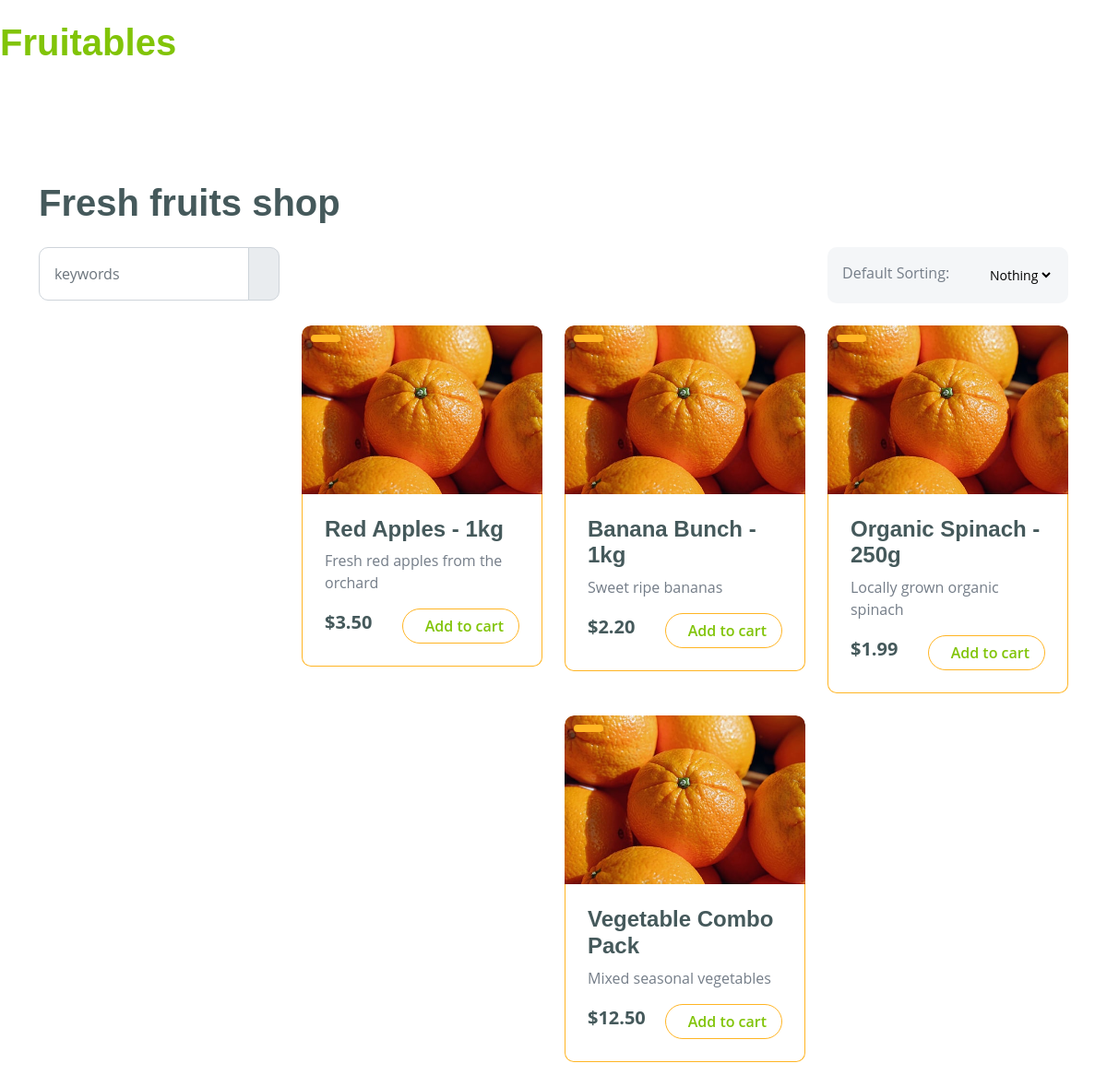
The page /shop.php on the database its author committed.
### tables this page shows
CREATE TABLE IF NOT EXISTS `products` (
  `product_id` INT UNSIGNED NOT NULL AUTO_INCREMENT,
  `name` VARCHAR(255) NOT NULL,
  `description` TEXT,
  `category_id` INT UNSIGNED DEFAULT NULL,
  `price` DECIMAL(10,2) NOT NULL DEFAULT 0.00,
  `stock_quantity` INT NOT NULL DEFAULT 0,
  `image_path` VARCHAR(255) DEFAULT NULL,
  `status` ENUM('active','inactive') NOT NULL DEFAULT 'active',
  `created_at` TIMESTAMP NOT NULL DEFAULT CURRENT_TIMESTAMP,
  `updated_at` TIMESTAMP NULL DEFAULT NULL ON UPDATE CURRENT_TIMESTAMP,
  PRIMARY KEY (`product_id`),
  INDEX `idx_name` (`name`),
  INDEX `idx_category` (`category_id`),
  INDEX `idx_status` (`status`),
  CONSTRAINT `fk_products_category` FOREIGN KEY (`category_id`) REFERENCES `categories`(`category_id`) ON DELETE SET NULL ON UPDATE CASCADE
);

### shop.php (the view, shortened to what this page needs)
<?php
require_once __DIR__ . '/admin/includes/db.php';
function get_table_columns_shop($pdo, $table){
    $cols = [];
    try{
        $stmt = $pdo->query("SHOW COLUMNS FROM `" . str_replace('`','``',$table) . "`");
        while($r = $stmt->fetch(PDO::FETCH_ASSOC)) $cols[] = $r['Field'];
    }catch(Exception $e){
        return [];
    }
    return $cols;
}
$existing = get_table_columns_shop($pdo, 'products');
$wanted = ['name','description','price','image','category'];
$selectCols = array_values(array_intersect($wanted, $existing));
if (empty($selectCols)){
    $allProducts = [];
} else {
    $selectSql = implode(',', array_map(function($c){ return "`$c`"; }, $selectCols));
    $where = in_array('status',$existing) ? "WHERE `status`='active'" : '';
    $order = in_array('created_at',$existing) ? "ORDER BY `created_at` DESC" : '';
    $sql = "SELECT $selectSql FROM `products` $where $order";
    $stmt = $pdo->prepare($sql);
    $stmt->execute();
    $allProducts = $stmt->fetchAll();
}
function escape2($s){ return htmlspecialchars($s, ENT_QUOTES | ENT_SUBSTITUTE, 'UTF-8'); }
function render_card_shop($p){
    $img = $p['image'] ? escape2($p['image']) : 'img/fruite-item-1.jpg';
    $name = escape2($p['name'] ?? 'Product');
    $desc = escape2($p['description'] ?? '');
    $short = mb_strlen($desc) > 120 ? mb_substr($desc,0,117) . '...' : $desc;
    $price = isset($p['price']) ? number_format((float)$p['price'],2) : '0.00';
    $categoryLabel = escape2($p['category'] ?? '');
    return "<div class=\"col-md-6 col-lg-6 col-xl-4\">\n".
        "<div class=\"rounded position-relative fruite-item\">\n".
        "<div class=\"fruite-img\"><img src=\"$img\" class=\"img-fluid w-100 rounded-top\" alt=\"\"></div>\n".
        "<div class=\"text-white bg-secondary px-3 py-1 rounded position-absolute\" style=\"top: 10px; left: 10px;\">$categoryLabel</div>\n".
        "<div class=\"p-4 border border-secondary border-top-0 rounded-bottom\">\n".
        "<h4>$name</h4>\n".
        "<p>$short</p>\n".
        "<div class=\"d-flex justify-content-between flex-lg-wrap\">\n".
        "<p class=\"text-dark fs-5 fw-bold mb-0\">\$$price</p>\n".
        "<a href=\"#\" class=\"btn border border-secondary rounded-pill px-3 text-primary\"><i class=\"fa fa-shopping-bag me-2 text-primary\"></i> Add to cart</a>\n".
        "</div></div></div></div>\n";
}
?>
<!DOCTYPE html>
<html lang="en">
<head>
    <link href="css/bootstrap.min.css" rel="stylesheet">
    <link href="css/style.css" rel="stylesheet">
</head>
<body>
    <nav class="navbar navbar-light bg-white navbar-expand-xl">
        <a href="index.php" class="navbar-brand"><h1 class="text-primary display-6">Fruitables</h1></a>
    </nav>
    <div class="container-fluid fruite py-5">
        <div class="container py-5">
            <h1 class="mb-4">Fresh fruits shop</h1>
            <div class="row g-4">
                <div class="col-lg-12">
                    <div class="row g-4">
                        <div class="col-xl-3">
                            <div class="input-group w-100 mx-auto d-flex">
                                <input type="search" class="form-control p-3" placeholder="keywords" aria-describedby="search-icon-1">
                                <span id="search-icon-1" class="input-group-text p-3"><i class="fa fa-search"></i></span>
                            </div>
                        </div>
                        <div class="col-6"></div>
                        <div class="col-xl-3">
                            <div class="bg-light ps-3 py-3 rounded d-flex justify-content-between mb-4">
                                <label for="fruits">Default Sorting:</label>
                                <select id="fruits" name="fruitlist" class="border-0 form-select-sm bg-light me-3" form="fruitform">
                                    <option value="volvo">Nothing</option>
                                </select>
                            </div>
                        </div>
                    </div>
                    <div class="row g-4">
                        <div class="col-lg-3">
                        </div>
                        <div class="col-lg-9">
                            <div class="row g-4 justify-content-center">
                                <?php
                                if (count($allProducts) === 0){
                                    echo '<div class="col-12"><div class="p-4 border border-secondary rounded">No products available</div></div>';
                                } else {
                                    foreach($allProducts as $p){
                                        echo render_card_shop($p);
                                    }
                                }
                                ?>
                            </div>
                        </div>
                    </div>
                </div>
            </div>
        </div>
    </div>
</body>
</html>

### css/style.css (style rules this page uses)
.btn { font-weight: 600; transition: .5s; }
.btn.border-secondary { transition: 0.5s; }
.navbar { height: 100px; border-bottom: 1px solid rgba(255, 255, 255, .1); }
.fruite .fruite-item { height: 100%; transition: 0.5s; }
.fruite .fruite-item .fruite-img { overflow: hidden; transition: 0.5s; border-radius: 10px 10px 0 0; }
.fruite .fruite-item .fruite-img img { transition: 0.5s; }

### rows shown on the page
products: name "Red Apples - 1kg", description "Fresh red apples from the orchard", price "3.50"
products: name "Banana Bunch - 1kg", description "Sweet ripe bananas", price "2.20"
products: name "Organic Spinach - 250g", description "Locally grown organic spinach", price "1.99"
products: name "Vegetable Combo Pack", description "Mixed seasonal vegetables", price "12.50"
